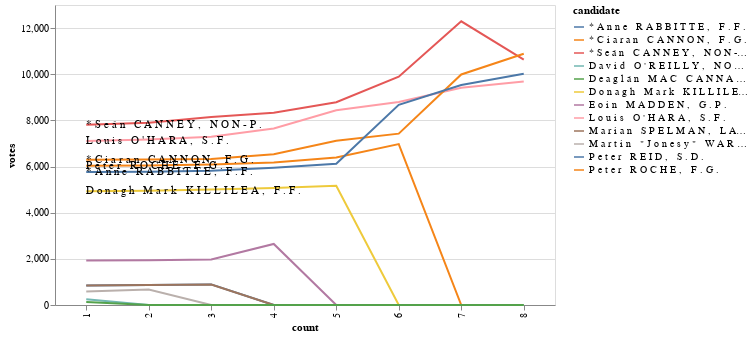

Notebook cell for this chart:
### Code cell
charter(count_details)

### Figure 1 — Vega-Lite specification as saved in the notebook (floating-point values rounded to 4 significant figures)
{"config": {"view": {"continuousWidth": 400, "continuousHeight": 300}}, "layer": [{"data": {"name": "data-350cab958a366441793218099fa5120f"}, "mark": "line", "encoding": {"color": {"field": "candidate", "type": "nominal"}, "tooltip": [{"field": "candidate", "type": "nominal"}, {"field": "count", "type": "quantitative"}, {"field": "votes", "type": "quantitative"}], "x": {"field": "count", "type": "ordinal"}, "y": {"field": "votes", "type": "quantitative"}}, "width": 500}, {"data": {"name": "data-0e5575f7746091b61926330f98061fbc"}, "mark": {"type": "text", "align": "left"}, "encoding": {"text": {"field": "candidate", "type": "nominal"}, "x": {"field": "count", "type": "ordinal"}, "y": {"field": "votes", "type": "quantitative"}}}], "$schema": "https://vega.github.io/schema/vega-lite/v4.17.0.json", "datasets": {"data-350cab958a366441793218099fa5120f": [{"candidate": "* S e á n   C A N N E Y ,   N O N - P .", "count": 1, "votes": 7815}, {"candidate": "* S e á n   C A N N E Y ,   N O N - P .", "count": 2, "votes": 7894}, {"candidate": "* S e á n   C A N N E Y ,   N O N - P .", "count": 3, "votes": 8142}, {"candidate": "* S e á n   C A N N E Y ,   N O N - P .", "count": 4, "votes": 8331}, {"candidate": "* S e á n   C A N N E Y ,   N O N - P .", "count": 5, "votes": 8785}, {"candidate": "* S e á n   C A N N E Y ,   N O N - P .", "count": 6, "votes": 9896}, {"candidate": "* S e á n   C A N N E Y ,   N O N - P .", "count": 7, "votes": 12292}, {"candidate": "* S e á n   C A N N E Y ,   N O N - P .", "count": 8, "votes": 10631}, {"candidate": "L o u i s   O ' H A R A ,   S . F .", "count": 1, "votes": 7108}, {"candidate": "L o u i s   O ' H A R A ,   S . F .", "count": 2, "votes": 7177}, {"candidate": "L o u i s   O ' H A R A ,   S . F .", "count": 3, "votes": 7294}, {"candidate": "L o u i s   O ' H A R A ,   S . F .", "count": 4, "votes": 7649}, {"candidate": "L o u i s   O ' H A R A ,   S . F .", "count": 5, "votes": 8441}, {"candidate": "L o u i s   O ' H A R A ,   S . F .", "count": 6, "votes": 8799}, {"candidate": "L o u i s   O ' H A R A ,   S . F .", "count": 7, "votes": 9411}, {"candidate": "L o u i s   O ' H A R A ,   S . F .", "count": 8, "votes": 9685}, {"candidate": "* C i a r a n   C A N N O N ,   F . G .", "count": 1, "votes": 6298}, {"candidate": "* C i a r a n   C A N N O N ,   F . G .", "count": 2, "votes": 6307}, {"candidate": "* C i a r a n   C A N N O N ,   F . G .", "count": 3, "votes": 6326}, {"candidate": "* C i a r a n   C A N N O N ,   F . G .", "count": 4, "votes": 6536}, {"candidate": "* C i a r a n   C A N N O N ,   F . G .", "count": 5, "votes": 7114}, {"candidate": "* C i a r a n   C A N N O N ,   F . G .", "count": 6, "votes": 7425}, {"candidate": "* C i a r a n   C A N N O N ,   F . G .", "count": 7, "votes": 9990}, {"candidate": "* C i a r a n   C A N N O N ,   F . G .", "count": 8, "votes": 10890}, {"candidate": "P e t e r   R O C H E ,   F . G .", "count": 1, "votes": 6034}, {"candidate": "P e t e r   R O C H E ,   F . G .", "count": 2, "votes": 6040}, {"candidate": "P e t e r   R O C H E ,   F . G .", "count": 3, "votes": 6090}, {"candidate": "P e t e r   R O C H E ,   F . G .", "count": 4, "votes": 6180}, {"candidate": "P e t e r   R O C H E ,   F . G .", "count": 5, "votes": 6392}, {"candidate": "P e t e r   R O C H E ,   F . G .", "count": 6, "votes": 6973}, {"candidate": "P e t e r   R O C H E ,   F . G .", "count": 7, "votes": 0}, {"candidate": "P e t e r   R O C H E ,   F . G .", "count": 8, "votes": 0}, {"candidate": "* A n n e   R A B B I T T E ,   F . F .", "count": 1, "votes": 5762}, {"candidate": "* A n n e   R A B B I T T E ,   F . F .", "count": 2, "votes": 5776}, {"candidate": "* A n n e   R A B B I T T E ,   F . F .", "count": 3, "votes": 5820}, {"candidate": "* A n n e   R A B B I T T E ,   F . F .", "count": 4, "votes": 5943}, {"candidate": "* A n n e   R A B B I T T E ,   F . F .", "count": 5, "votes": 6121}, {"candidate": "* A n n e   R A B B I T T E ,   F . F .", "count": 6, "votes": 8676}, {"candidate": "* A n n e   R A B B I T T E ,   F . F .", "count": 7, "votes": 9535}, {"candidate": "* A n n e   R A B B I T T E ,   F . F .", "count": 8, "votes": 10022}, {"candidate": "D o n a g h   M a r k   K I L L I L E A ,   F . F .", "count": 1, "votes": 4932}, {"candidate": "D o n a g h   M a r k   K I L L I L E A ,   F . F .", "count": 2, "votes": 4946}, {"candidate": "D o n a g h   M a r k   K I L L I L E A ,   F . F .", "count": 3, "votes": 5004}, {"candidate": "D o n a g h   M a r k   K I L L I L E A ,   F . F .", "count": 4, "votes": 5066}, {"candidate": "D o n a g h   M a r k   K I L L I L E A ,   F . F .", "count": 5, "votes": 5171}, {"candidate": "D o n a g h   M a r k   K I L L I L E A ,   F . F .", "count": 6, "votes": 0}, {"candidate": "D o n a g h   M a r k   K I L L I L E A ,   F . F .", "count": 7, "votes": 0}, {"candidate": "D o n a g h   M a r k   K I L L I L E A ,   F . F .", "count": 8, "votes": 0}, {"candidate": "E o i n   M A D D E N ,   G . P .", "count": 1, "votes": 1924}, {"candidate": "E o i n   M A D D E N ,   G . P .", "count": 2, "votes": 1942}, {"candidate": "E o i n   M A D D E N ,   G . P .", "count": 3, "votes": 1977}, {"candidate": "E o i n   M A D D E N ,   G . P .", "count": 4, "votes": 2647}, {"candidate": "E o i n   M A D D E N ,   G . P .", "count": 5, "votes": 0}, {"candidate": "E o i n   M A D D E N ,   G . P .", "count": 6, "votes": 0}, {"candidate": "E o i n   M A D D E N ,   G . P .", "count": 7, "votes": 0}, {"candidate": "E o i n   M A D D E N ,   G . P .", "count": 8, "votes": 0}, {"candidate": "P e t e r   R E I D ,   S . D .", "count": 1, "votes": 848}, {"candidate": "P e t e r   R E I D ,   S . D .", "count": 2, "votes": 867}, {"candidate": "P e t e r   R E I D ,   S . D .", "count": 3, "votes": 892}, {"candidate": "P e t e r   R E I D ,   S . D .", "count": 4, "votes": 0}, {"candidate": "P e t e r   R E I D ,   S . D .", "count": 5, "votes": 0}, {"candidate": "P e t e r   R E I D ,   S . D .", "count": 6, "votes": 0}, {"candidate": "P e t e r   R E I D ,   S . D .", "count": 7, "votes": 0}, {"candidate": "P e t e r   R E I D ,   S . D .", "count": 8, "votes": 0}, {"candidate": "M a r i a n   S P E L M A N ,   L A B .", "count": 1, "votes": 845}, {"candidate": "M a r i a n   S P E L M A N ,   L A B .", "count": 2, "votes": 863}, {"candidate": "M a r i a n   S P E L M A N ,   L A B .", "count": 3, "votes": 890}, {"candidate": "M a r i a n   S P E L M A N ,   L A B .", "count": 4, "votes": 0}, {"candidate": "M a r i a n   S P E L M A N ,   L A B .", "count": 5, "votes": 0}, {"candidate": "M a r i a n   S P E L M A N ,   L A B .", "count": 6, "votes": 0}, {"candidate": "M a r i a n   S P E L M A N ,   L A B .", "count": 7, "votes": 0}, {"candidate": "M a r i a n   S P E L M A N ,   L A B .", "count": 8, "votes": 0}, {"candidate": "M a r t i n   \" J o n e s y \"   W A R D ,   A .", "count": 1, "votes": 582}, {"candidate": "M a r t i n   \" J o n e s y \"   W A R D ,   A .", "count": 2, "votes": 670}, {"candidate": "M a r t i n   \" J o n e s y \"   W A R D ,   A .", "count": 3, "votes": 0}, {"candidate": "M a r t i n   \" J o n e s y \"   W A R D ,   A .", "count": 4, "votes": 0}, {"candidate": "M a r t i n   \" J o n e s y \"   W A R D ,   A .", "count": 5, "votes": 0}, {"candidate": "M a r t i n   \" J o n e s y \"   W A R D ,   A .", "count": 6, "votes": 0}, {"candidate": "M a r t i n   \" J o n e s y \"   W A R D ,   A .", "count": 7, "votes": 0}, {"candidate": "M a r t i n   \" J o n e s y \"   W A R D ,   A .", "count": 8, "votes": 0}, {"candidate": "D a v i d   O ' R E I L L Y ,   N O N - P .", "count": 1, "votes": 246}, {"candidate": "D a v i d   O ' R E I L L Y ,   N O N - P .", "count": 2, "votes": 0}, {"candidate": "D a v i d   O ' R E I L L Y ,   N O N - P .", "count": 3, "votes": 0}, {"candidate": "D a v i d   O ' R E I L L Y ,   N O N - P .", "count": 4, "votes": 0}, {"candidate": "D a v i d   O ' R E I L L Y ,   N O N - P .", "count": 5, "votes": 0}, {"candidate": "D a v i d   O ' R E I L L Y ,   N O N - P .", "count": 6, "votes": 0}, {"candidate": "D a v i d   O ' R E I L L Y ,   N O N - P .", "count": 7, "votes": 0}, {"candidate": "D a v i d   O ' R E I L L Y ,   N O N - P .", "count": 8, "votes": 0}, {"candidate": "D e a g l á n   M A C   C A N N A ,   R . I .", "count": 1, "votes": 126}, {"candidate": "D e a g l á n   M A C   C A N N A ,   R . I .", "count": 2, "votes": 0}, {"candidate": "D e a g l á n   M A C   C A N N A ,   R . I .", "count": 3, "votes": 0}, {"candidate": "D e a g l á n   M A C   C A N N A ,   R . I .", "count": 4, "votes": 0}, {"candidate": "D e a g l á n   M A C   C A N N A ,   R . I .", "count": 5, "votes": 0}, {"candidate": "D e a g l á n   M A C   C A N N A ,   R . I .", "count": 6, "votes": 0}, {"candidate": "D e a g l á n   M A C   C A N N A ,   R . I .", "count": 7, "votes": 0}, {"candidate": "D e a g l á n   M A C   C A N N A ,   R . I .", "count": 8, "votes": 0}], "data-0e5575f7746091b61926330f98061fbc": [{"candidate": "* S e á n   C A N N E Y ,   N O N - P .", "count": 1, "votes": 7815}, {"candidate": "L o u i s   O ' H A R A ,   S . F .", "count": 1, "votes": 7108}, {"candidate": "* C i a r a n   C A N N O N ,   F . G .", "count": 1, "votes": 6298}, {"candidate": "P e t e r   R O C H E ,   F . G .", "count": 1, "votes": 6034}, {"candidate": "* A n n e   R A B B I T T E ,   F . F .", "count": 1, "votes": 5762}, {"candidate": "D o n a g h   M a r k   K I L L I L E A ,   F . F .", "count": 1, "votes": 4932}]}}
